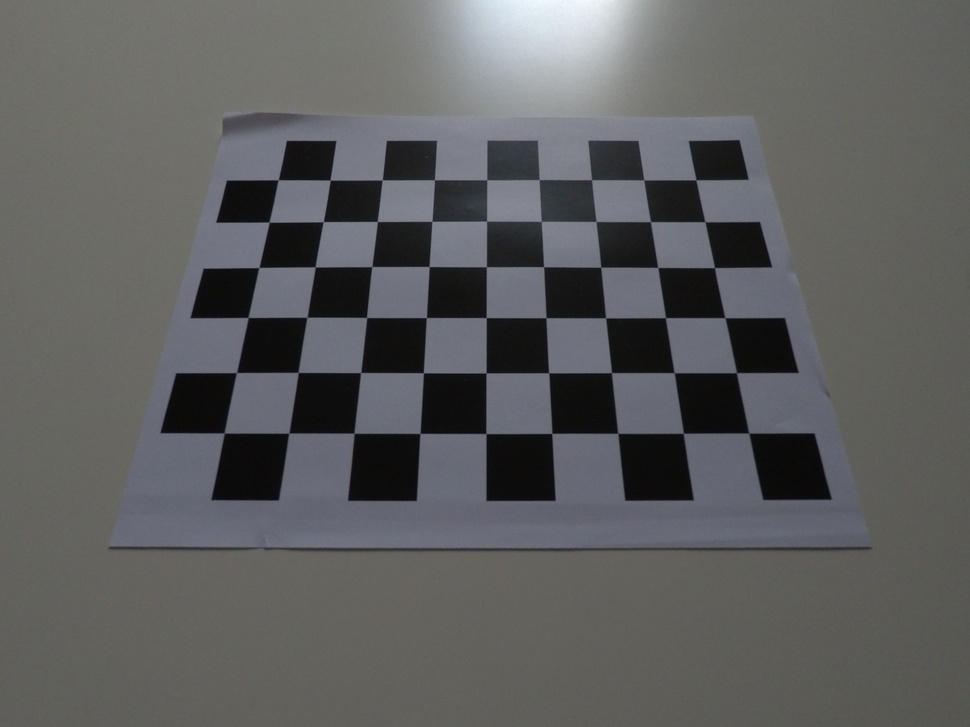
#> input picture camera_cal/calibration8.jpg, 970 x 727 px, shrunk from 4000 x 3000 before the run
$ jupyter execute --allow-errors camera_calculations.ipynb
#> lines starting #> are read from the running program, lines starting #| are printed output that depends on the picture
# Camera Calculations

This part of the code will generate the pickle files for computing camera distortion matrices using a set of chessboard images. We will use functionality from OpenCV to undistort the images and calibrate our camera.

I took these photos using a GoPro camera with the same settings and lenses as the actual road data recordings. Normally upto 20 images are used to calculate the distortion coefficients of the camera.

### Import all necessary libraries

Here we import the necessart libraries required for this part of the code.

[cell 1]
import os
import sys
import cv2
import numpy as np
import matplotlib.pyplot as plt
import matplotlib.image as mpimg
import glob
import natsort
import pickle
import pprint

# print version details
print("----- Python version -----")
print(sys.version)
print()
print("----- OpenCV version ----- ")
print(cv2.__version__)

## Visualize Data

Here we wil visualize a couple of our chessboard images. As we can see from the images, the images are captured using a wide angle lens and hence there is severe distortion applied to the image. This is known as Fish Eye effect.

[cell 2]
# image directory for chessboard images

image1 = mpimg.imread("./camera_cal/calibration8.jpg")
#> image1 is the input picture: shape (727, 970, 3); mean R, G, B 93.4, 94, 94.2
image2 = mpimg.imread("./camera_cal/calibration3.jpg")
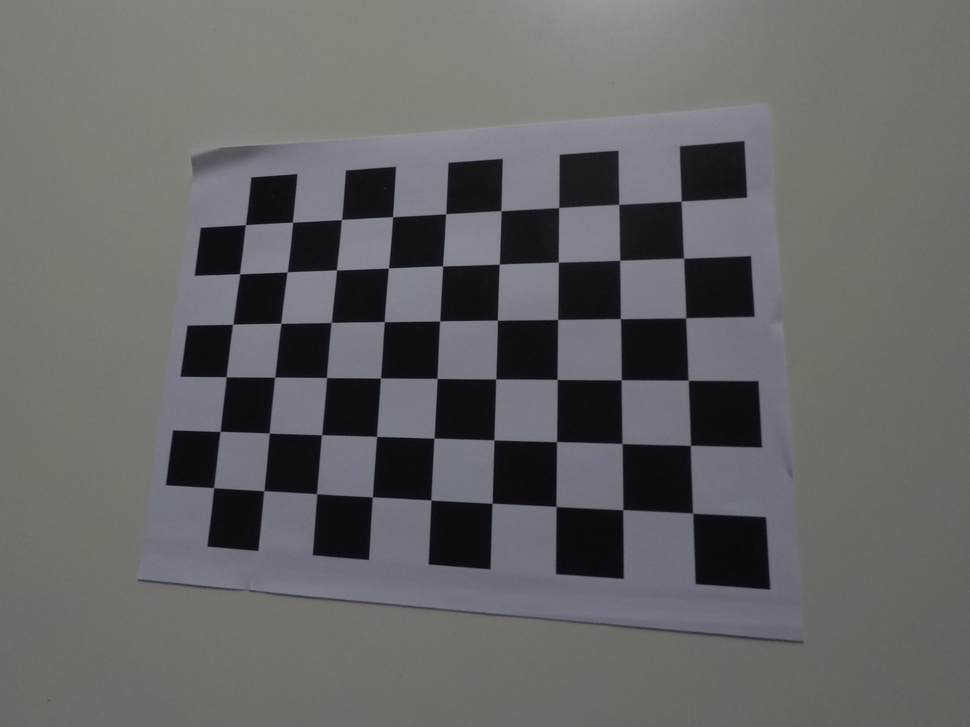
#> input picture camera_cal/calibration3.jpg, 970 x 727 px, shrunk from 4000 x 3000 before the run
#> image2 is the input picture: shape (727, 970, 3); mean R, G, B 100.4, 100.5, 100.9

plt.figure(1)
f, (ax1, ax2) = plt.subplots(1, 2, figsize=(20, 10))
ax1.axis("off")
ax1.imshow(image1)
ax1.set_title('Sample Image 1', fontsize=20)
ax2.axis("off")
ax2.imshow(image2)
ax2.set_title('Sample Image 2', fontsize=20)
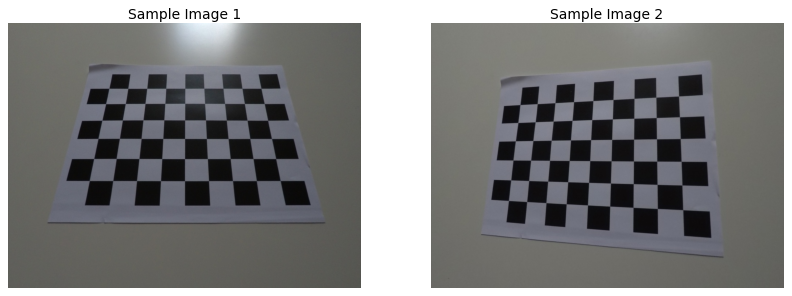
#> figure drawn by matplotlib, 2 panels

## Finding Corners

In this exercise, you'll use the OpenCV functions findChessboardCorners() and drawChessboardCorners() to automatically find and draw corners in an image of a chessboard pattern.

To learn more about both of those functions, you can have a look at the OpenCV documentation here: [cv2.findChessboardCorners()](https://docs.opencv.org/2.4/modules/calib3d/doc/camera_calibration_and_3d_reconstruction.html#findchessboardcorners) and [cv2.drawChessboardCorners()](https://docs.opencv.org/2.4/modules/calib3d/doc/camera_calibration_and_3d_reconstruction.html#drawchessboardcorners).

We will draw chessboard corners for the two images displayed above for demonstration.

[cell 3]
# set the number of chessboard corners
nx = 9
ny = 6

ret1, corners1 = cv2.findChessboardCorners(image1, (nx, ny), None)
#> ret1 = True; corners1 = 54 rows, first 8: [746, 430], [683.3, 433.3], [617.8, 433.3], [551.9, 433.4], [486, 433.6], [420.1, 433.4], [354.1, 433.2], [288.8, 433.2]
ret2, corners2 = cv2.findChessboardCorners(image2, (nx, ny), None)
#> ret2 = True; corners2 = 54 rows, first 8: [693, 512.6], [623.4, 510.3], [555.7, 506.8], [492, 502.9], [431, 500], [372.4, 497.2], [317, 493.7], [264, 490.8]

#> (the rest of this cell did not finish here and is left out)

## Calibrate Camera Function

There are two main steps to this process: use chessboard images to obtain image points and object points, and then use the OpenCV functions cv2.calibrateCamera() and cv2.undistort() to compute the calibration and undistortion.

Here are the two functions we will be using for calibrating our camera:

**ret, mtx, dist, rvecs, tvecs = cv2.calibrateCamera(objpoints, imgpoints, gray.shape[::-1], None, None)**

Undistorting a test image:

**dst = cv2.undistort(img, mtx, dist, None, mtx)**

[cell 4]
def calibrate_camera(nx, ny):
    # function to find and draw chessboard corners and undistort chessboard images after inputting the x and y corners

    # get the list of images
#> called with nx = 9, ny = 6
    images = glob.glob('camera_cal/calibration*.jpg')

    # sorting the images based on ids
    images = natsort.natsorted(images)
    # images = glob.glob('test_images/test*.jpg')

    # creating arrays to store object and image points from all the images
    objpoints = []      # 3D object points in real space
    imgpoints = []      # 2D points in image space

    # prepare object points
    objp = np.zeros((ny*nx, 3), np.float32)
    objp[:,:2] = np.mgrid[0:nx,0:ny].T.reshape(-1,2)    # x, y cor-ordinates

    # iterate through the images
    for fname in images:

        # read file
        img = cv2.imread(fname)
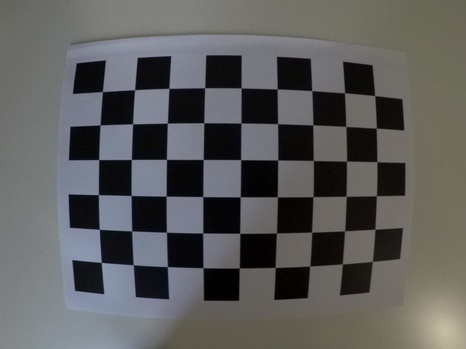
#> input picture camera_cal/calibration1.jpg, 466 x 349 px, shrunk from 1920 x 1440 before the run
#> img is the input picture: shape (349, 466, 3); mean B, G, R 91.8, 92.4, 92.4

        # grab the filenames and extensions for saving result files later
        filename_w_ext = os.path.basename(fname)
        filename, file_extension = os.path.splitext(filename_w_ext)

        # convert image to grayscale
        gray = cv2.cvtColor(img, cv2.COLOR_BGR2GRAY)
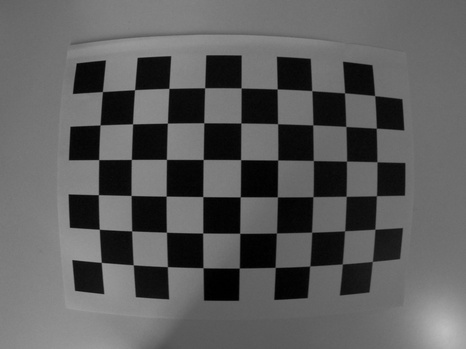
#> gray: shape (349, 466); min 0, max 189, mean 92.3

        # find the chessboard corners
        ret, corners = cv2.findChessboardCorners(gray, (nx, ny), None)
#> ret = True; corners = 54 rows, first 8: [102.2, 91.61], [134.6, 89.77], [168.9, 88.33], [204.7, 87.88], [241, 88.04], [277, 88.98], [312.1, 90.77], [344.3, 92.84]
        # print(ret)

        # img_corners = cv2.drawChessboardCorners(img, (nx, ny), corners, ret)

        # If found, we will get image coordinates
        if (ret):
            # add the corners and objectpoints to our lists
            imgpoints.append(corners)
            objpoints.append(objp)

            # uncomment this section to run on all chessboard images

            # After saving the drawn chessboard corners on camera images, comment out this section...
            # draw and display the corners
            img_corners = cv2.drawChessboardCorners(img, (nx, ny), corners, ret)
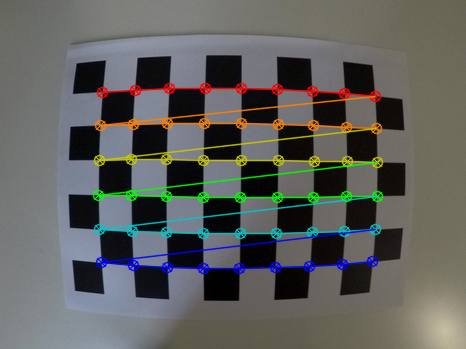
#> img_corners: shape (349, 466, 3); mean B, G, R 92.2, 95.4, 94.3
            # cv2.imshow('img',img_corners)
            # cv2.waitKey(0)

            # save the drawn chessboard corners
            # mpimg.imsave(('camera_cal_outputs/'+filename+'-corners'+file_extension), img_corners)
            cv2.imwrite(('camera_cal_outputs/'+filename+'-corners'+file_extension), img_corners)

            # calculate and save undistorted images
            ret, mtx, dist, rvecs, tvecs = cv2.calibrateCamera(objpoints, imgpoints, img.shape[1::-1], None, None)
#> ret = 0.208; mtx = [[3343.2, 0, 232.8], [0, 3254.9, 176.6], [0, 0, 1]]; dist = [[-40.59, 2493.1, -0.0127, -0.0172, -2636.7]]; rvecs = ([0.0237, -0.187, 0.00816],); tvecs = ([-3.7, -2.48, 86.7],)
            undist = cv2.undistort(img, mtx, dist, None, mtx)
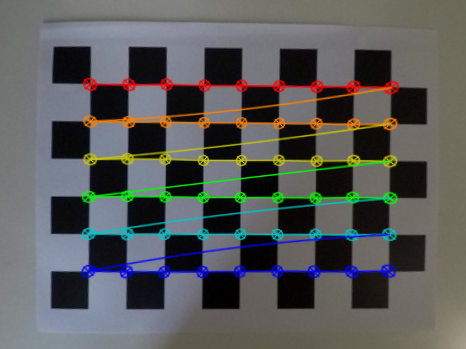
#> undist: shape (349, 466, 3); mean B, G, R 88.9, 89.9, 88.7
            cv2.imwrite(('camera_cal_outputs/'+filename+'-undistorted'+file_extension), undist)


    # sample one image for undistortion demo
    # Here, will use calibration3.jpg image for perspective transform since it shows
    # all the corners in the image and relatively easy to specify dst points

    img = cv2.imread('camera_cal/calibration8.jpg')
    img_size = (img.shape[1], img.shape[0])
#> img_size = (970, 727)

    # camera calibration after giving object points and image points

    ret, mtx, dist, rvecs, tvecs = cv2.calibrateCamera(objpoints, imgpoints, img_size, None, None)

    dst = cv2.undistort(img, mtx, dist, None, mtx)
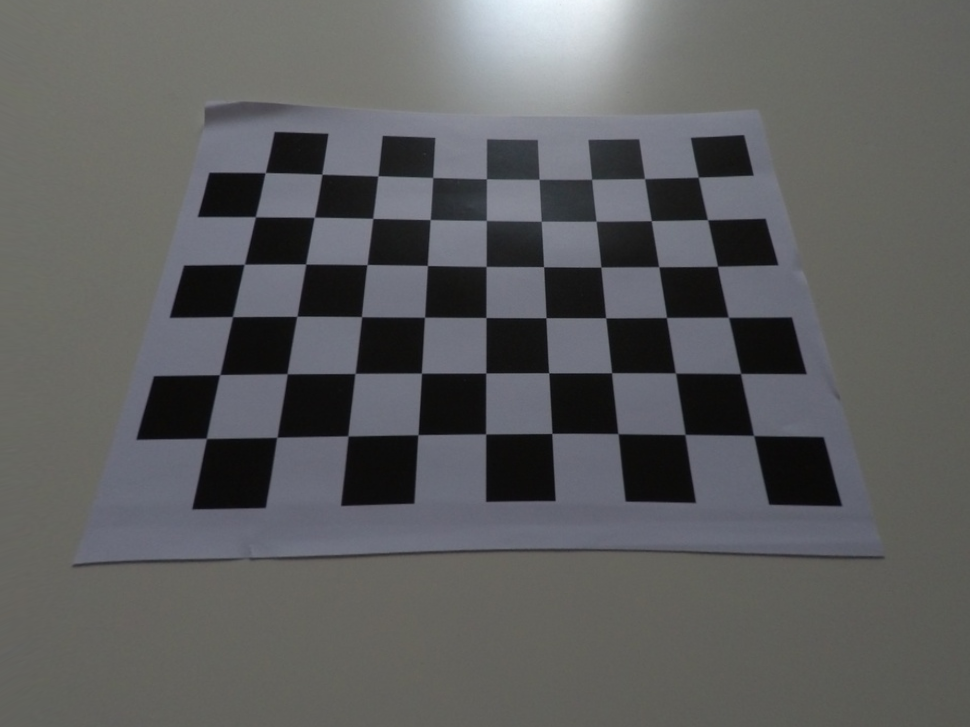
#> dst: shape (727, 970, 3); mean B, G, R 94, 93.4, 92.8
    # cv2.imwrite('camera_cal_outputs/undist_calibration8.jpg',dst)

    # Save the camera calibration result for use later on
    dist_pickle = {}
    dist_pickle["mtx"] = mtx
    dist_pickle["dist"] = dist
    pickle.dump(dist_pickle, open("pickle/dist_pickle.p", "wb" ))

    return mtx, dist
